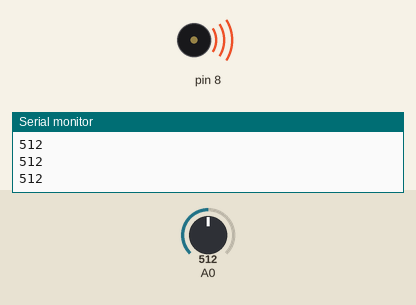
Recording of a sketch running on a simulated Arduino Uno, built with avr-gcc and run on an emulated ATmega328P. Shown: buzzer (waves = sounding), the last lines printed to the serial monitor. The test bench sets the inputs (shaded band); at power-on: A0 = 512.

Above: at 1.2 s.
1.3 s: A0 set to 94
At 1.8 s:
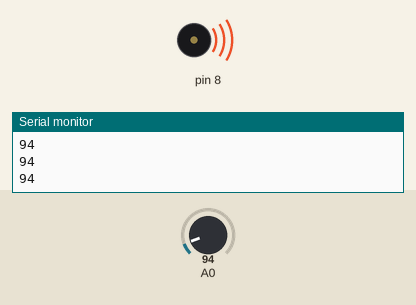
2.8 s: A0 set to 81
At 4.0 s:
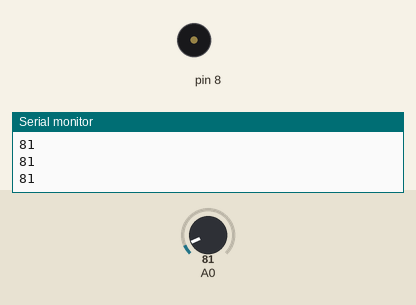
4.3 s: A0 set to 100
At 5.2 s:
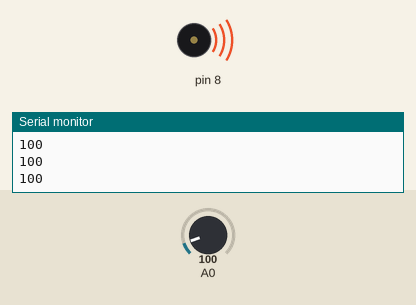
5.8 s: A0 set to 80
At 6.4 s:
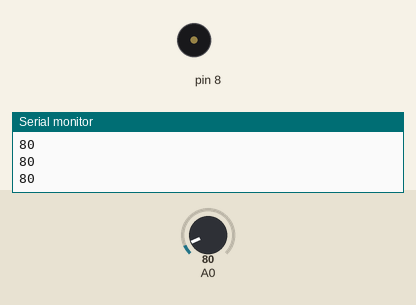
Timing chart, 0 to 8.3 s (numbered marks = the images above; inputs shaded):
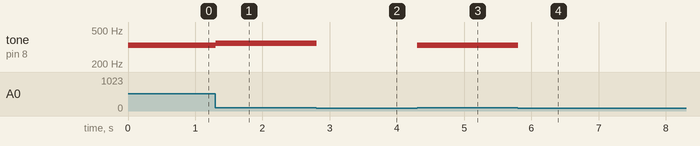

The sketch:

melody_generator.ino
```cpp
/***********************************************************
File name: melody_generator.ino
Author: Emil
Date: 31/07/23
*************************************************************/
int notes[] = {262, 294, 330, 349};

void setup()
{
    Serial.begin(9600);
}

void loop()
{
    int keyVal = analogRead(A0);
    Serial.println(keyVal);

    if (keyVal == 1023)
    {
        tone(8, notes[0]);
    }
    else if (keyVal >= 850 && keyVal <= 1010)
    {
        tone(8, notes[1]);
    }
    else if (keyVal >= 100 && keyVal <= 850)
    {
        tone(8, notes[2]);
    }
    else if (keyVal >= 90 && keyVal <= 100)
    {
        tone(8, notes[3]);
    } else
    {
        noTone(8);
    }
}
```

Measured:
- the behaviour switches between 90 and 89 on A0 (found by bisection; images 1 and 2)
- after the input at 1.3 s, tone on pin 8: 330 Hz → 349 Hz at once
- after the input at 2.8 s, tone on pin 8: 349 Hz → silent at once
- after the input at 4.3 s, tone on pin 8: silent → 330 Hz at once
- after the input at 5.8 s, tone on pin 8: 330 Hz → silent at once
